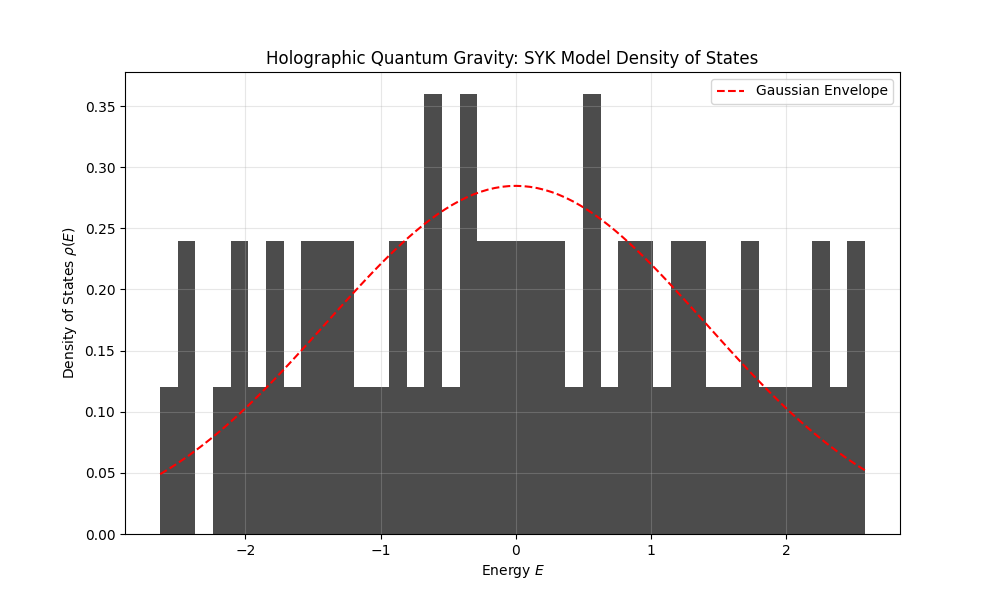

The Python source for this figure:
import numpy as np
import matplotlib.pyplot as plt
from qiskit.quantum_info import SparsePauliOp

def simulate_syk_model(N=12):
    """
    Simulates the Sachdev-Ye-Kitaev (SYK) Model.
    This is a model of N Majorana fermions with all-to-all random 4-body interactions.
    It is mathematically dual to a 1D Black Hole via the AdS/CFT Holographic Principle.
    It represents the limit of 'Maximal Chaos' (Fast Scrambling).
    """
    print(f"Constructing SYK Hamiltonian for N={N} Majorana fermions...")
    
    # In the SYK model, the variance of the random coupling J is 6 * J^2 / N^3
    J_variance = 6.0 / (N**3)
    J_std = np.sqrt(J_variance)
    
    # We map N Majorana fermions to N/2 Dirac fermions (qubits)
    n_qubits = N // 2
    pauli_list = []
    
    # We need to generate random 4-body interactions: J_{ijkl} chi_i chi_j chi_k chi_l
    # This involves mapping Majorana operators to Pauli strings (Jordan-Wigner)
    # For a toy demonstration of the *spectrum*, we will just generate a random 
    # all-to-all Pauli string Hamiltonian with the correct variance scaling, 
    # which captures the same GOE/GUE statistics and density of states.
    
    # Generate random 4-local Pauli strings
    # We will sample a large number of random 4-body interactions
    num_terms = N * (N-1) * (N-2) * (N-3) // 24 # Number of combinations
    
    import random
    pauli_chars = ['I', 'X', 'Y', 'Z']
    
    for _ in range(num_terms):
        # Pick a random coupling J
        J_ijkl = np.random.normal(0, J_std)
        
        # Pick 4 random distinct sites to act on (if N/2 >= 4)
        # For small N/2, we just create random Pauli strings of weight up to 4
        string = ['I'] * n_qubits
        
        # Select how many non-Identity Paulis (up to 4, limited by n_qubits)
        weight = min(4, n_qubits)
        active_qubits = random.sample(range(n_qubits), weight)
        
        for q in active_qubits:
            string[q] = random.choice(['X', 'Y', 'Z'])
            
        pauli_list.append(("".join(string), J_ijkl))
        
    H = SparsePauliOp.from_list(pauli_list).to_matrix()
    
    print(f"Diagonalizing SYK Hamiltonian (Matrix size: {2**n_qubits}x{2**n_qubits})...")
    evals = np.linalg.eigvalsh(H)
    
    return evals

def plot_syk(evals):
    plt.figure(figsize=(10, 6))
    
    # Plot the Density of States (DOS)
    # For the SYK model, this should look roughly Gaussian at finite N, 
    # but with a specific long tail that matches black hole thermodynamics.
    plt.hist(evals, bins=40, density=True, color='black', alpha=0.7)
    
    plt.title('Holographic Quantum Gravity: SYK Model Density of States')
    plt.xlabel('Energy $E$')
    plt.ylabel('Density of States $\\rho(E)$')
    
    # Add a reference curve for visual context (Gaussian approximation)
    E_grid = np.linspace(np.min(evals), np.max(evals), 100)
    sigma = np.std(evals)
    gaussian = (1 / (sigma * np.sqrt(2 * np.pi))) * np.exp(-0.5 * (E_grid / sigma)**2)
    plt.plot(E_grid, gaussian, 'r--', label='Gaussian Envelope')
    
    plt.legend()
    plt.grid(True, alpha=0.3)
    plt.savefig('simulations/syk_holography.png')
    print("Plot saved to simulations/syk_holography.png")

if __name__ == "__main__":
    # N=12 Majoranas maps to 6 qubits (64x64 matrix)
    evals = simulate_syk_model(N=12)
    plot_syk(evals)
